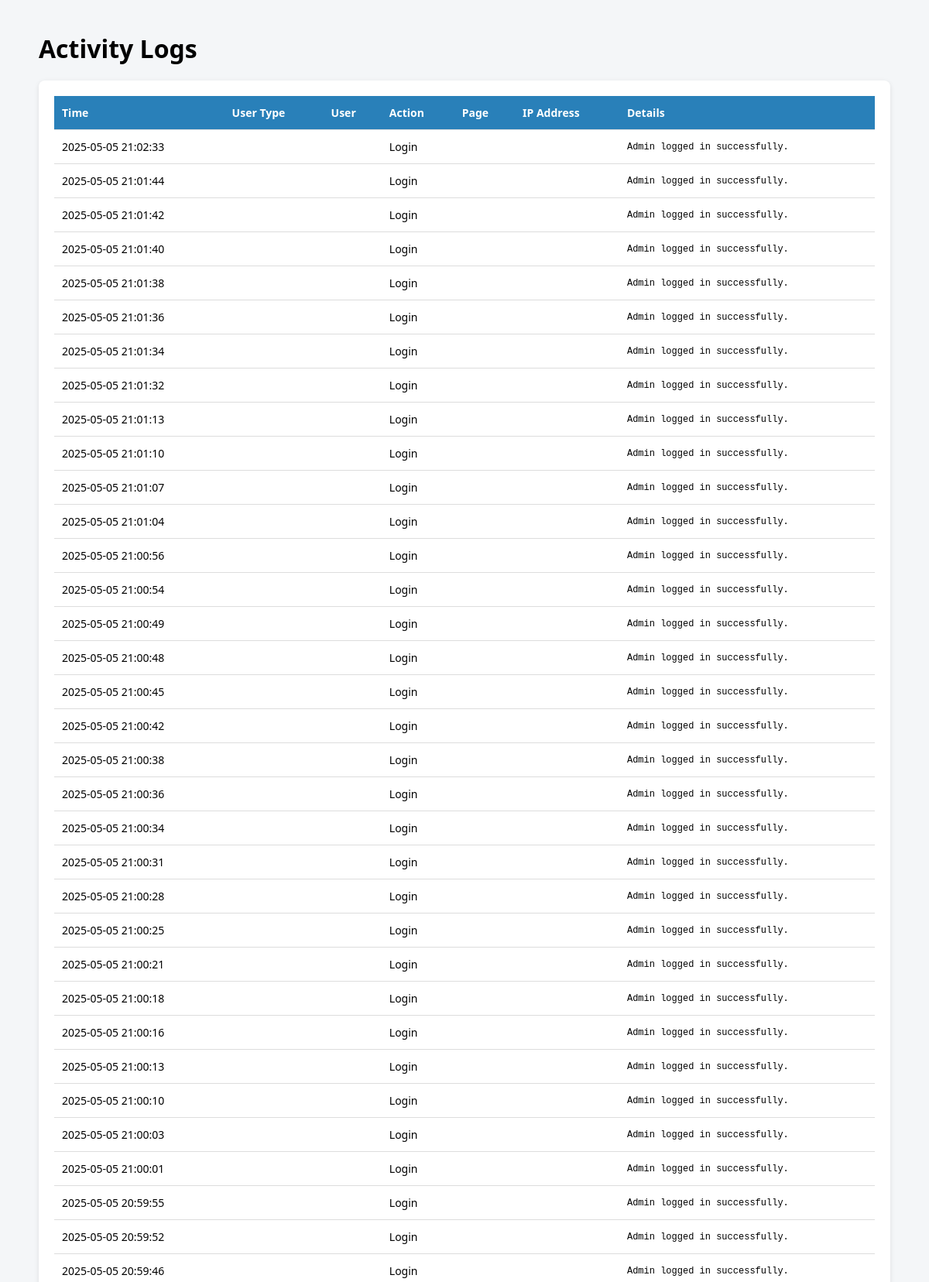
Page /Admin/logs.php (signed in, upper part) on the committed database.
### tables this page shows
CREATE TABLE `logs` (
  `id` int(11) NOT NULL,
  `admin_id` int(11) DEFAULT NULL,
  `action` varchar(255) DEFAULT NULL,
  `details` text DEFAULT NULL,
  `created_at` timestamp NOT NULL DEFAULT current_timestamp()
);

### Admin/logs.php (the view, shortened to what this page needs)
<?php
$conn = new mysqli("localhost", "root", "", "Demo1");
$logsQuery = "SELECT * FROM logs ORDER BY created_at DESC LIMIT 100";
$logsResult = $conn->query($logsQuery);
?>
<!DOCTYPE html>
<html lang="en">
<head>
</head>
<body>
    <div class="container">
        <h1>Activity Logs</h1>
        <div class="logs-table-container">
            <table>
                <thead>
                    <tr>
                        <th>Time</th>
                        <th>User Type</th>
                        <th>User</th>
                        <th>Action</th>
                        <th>Page</th>
                        <th>IP Address</th>
                        <th>Details</th>
                    </tr>
                </thead>
                <tbody>
                    <?php if ($logsResult->num_rows > 0): ?>
                        <?php while ($log = $logsResult->fetch_assoc()): ?>
                            <tr>
                                <td><?= htmlspecialchars($log['created_at']) ?></td>
                                <td><?= htmlspecialchars($log['user_type']) ?></td>
                                <td><?= htmlspecialchars($log['user_identifier']) ?></td>
                                <td><?= htmlspecialchars($log['action']) ?></td>
                                <td><?= htmlspecialchars($log['page']) ?></td>
                                <td><?= htmlspecialchars($log['ip_address']) ?></td>
                                <td><pre><?= htmlspecialchars($log['details']) ?></pre></td>
                            </tr>
                        <?php endwhile; ?>
                    <?php else: ?>
                        <tr><td colspan="7">No logs found.</td></tr>
                    <?php endif; ?>
                </tbody>
            </table>
        </div>
    </div>
</body>
</html>

### Admin/logs.php (style rules this page uses)
body { font-family: 'Segoe UI', sans-serif; background-color: #f4f6f8; margin: 0; padding: 0; }
.container { max-width: 1100px; margin: auto; padding: 20px; }
h1 { margin-bottom: 20px; }
.logs-table-container { background-color: #fff; border-radius: 8px; padding: 20px; box-shadow: 0 2px 6px rgba(0,0,0,0.1); }
table { width: 100%; border-collapse: collapse; font-size: 14px; }
th, td { padding: 12px 10px; border-bottom: 1px solid #ddd; text-align: left; }
th { background-color: #2980b9; color: white; }
pre { margin: 0; font-size: 12px; white-space: pre-wrap; word-wrap: break-word; }

### rows in the picture
logs: created_at "2025-05-05 21:02:33", action "Login", details "Admin logged in successfully."
logs: created_at "2025-05-05 21:01:44", action "Login", details "Admin logged in successfully."
logs: created_at "2025-05-05 21:01:42", action "Login", details "Admin logged in successfully."
logs: created_at "2025-05-05 21:01:40", action "Login", details "Admin logged in successfully."
logs: created_at "2025-05-05 21:01:38", action "Login", details "Admin logged in successfully."
logs: created_at "2025-05-05 21:01:36", action "Login", details "Admin logged in successfully."
logs: created_at "2025-05-05 21:01:34", action "Login", details "Admin logged in successfully."
logs: created_at "2025-05-05 21:01:32", action "Login", details "Admin logged in successfully."
logs: created_at "2025-05-05 21:01:13", action "Login", details "Admin logged in successfully."
logs: created_at "2025-05-05 21:01:10", action "Login", details "Admin logged in successfully."
logs: created_at "2025-05-05 21:01:07", action "Login", details "Admin logged in successfully."
logs: created_at "2025-05-05 21:01:04", action "Login", details "Admin logged in successfully."
logs: created_at "2025-05-05 21:00:56", action "Login", details "Admin logged in successfully."
logs: created_at "2025-05-05 21:00:54", action "Login", details "Admin logged in successfully."
logs: created_at "2025-05-05 21:00:49", action "Login", details "Admin logged in successfully."
logs: created_at "2025-05-05 21:00:48", action "Login", details "Admin logged in successfully."
logs: created_at "2025-05-05 21:00:45", action "Login", details "Admin logged in successfully."
logs: created_at "2025-05-05 21:00:42", action "Login", details "Admin logged in successfully."
logs: created_at "2025-05-05 21:00:38", action "Login", details "Admin logged in successfully."
logs: created_at "2025-05-05 21:00:36", action "Login", details "Admin logged in successfully."
logs: created_at "2025-05-05 21:00:34", action "Login", details "Admin logged in successfully."
logs: created_at "2025-05-05 21:00:31", action "Login", details "Admin logged in successfully."
logs: created_at "2025-05-05 21:00:28", action "Login", details "Admin logged in successfully."
logs: created_at "2025-05-05 21:00:25", action "Login", details "Admin logged in successfully."
logs: created_at "2025-05-05 21:00:21", action "Login", details "Admin logged in successfully."
logs: created_at "2025-05-05 21:00:18", action "Login", details "Admin logged in successfully."
logs: created_at "2025-05-05 21:00:16", action "Login", details "Admin logged in successfully."
logs: created_at "2025-05-05 21:00:13", action "Login", details "Admin logged in successfully."
logs: created_at "2025-05-05 21:00:10", action "Login", details "Admin logged in successfully."
logs: created_at "2025-05-05 21:00:03", action "Login", details "Admin logged in successfully."
logs: created_at "2025-05-05 21:00:01", action "Login", details "Admin logged in successfully."
logs: created_at "2025-05-05 20:59:55", action "Login", details "Admin logged in successfully."
logs: created_at "2025-05-05 20:59:52", action "Login", details "Admin logged in successfully."
logs: created_at "2025-05-05 20:59:46", action "Login", details "Admin logged in successfully."
